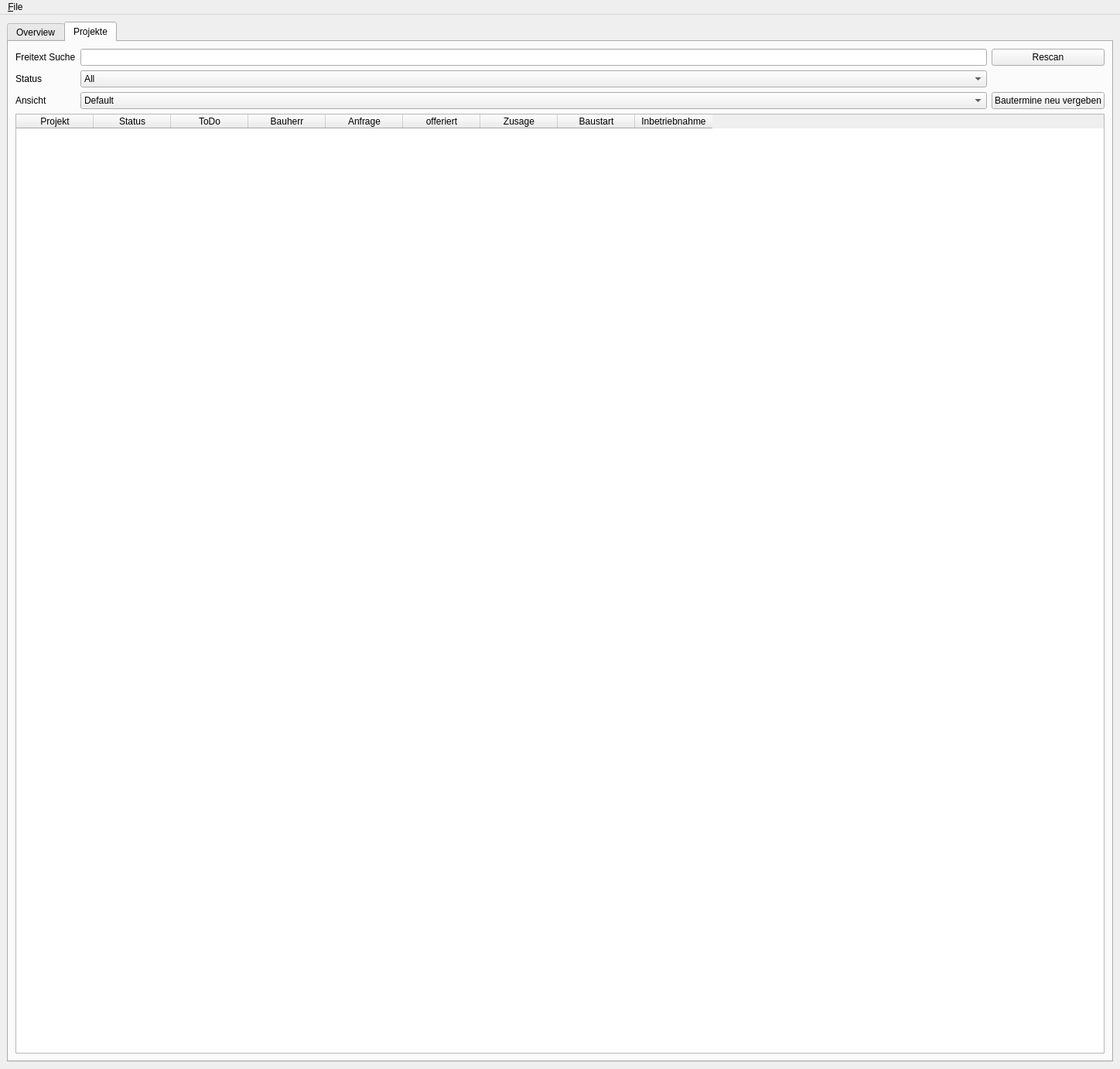
<?xml version="1.0" encoding="UTF-8"?>
<ui version="4.0">
 <class>Projects</class>
 <widget class="QMainWindow" name="Projects">
  <property name="geometry">
   <rect>
    <x>0</x>
    <y>0</y>
    <width>1448</width>
    <height>1382</height>
   </rect>
  </property>
  <property name="sizePolicy">
   <sizepolicy hsizetype="Expanding" vsizetype="Expanding">
    <horstretch>0</horstretch>
    <verstretch>0</verstretch>
   </sizepolicy>
  </property>
  <property name="windowTitle">
   <string>Projects</string>
  </property>
  <widget class="QWidget" name="centralwidget">
   <property name="enabled">
    <bool>true</bool>
   </property>
   <property name="sizePolicy">
    <sizepolicy hsizetype="Expanding" vsizetype="Expanding">
     <horstretch>0</horstretch>
     <verstretch>0</verstretch>
    </sizepolicy>
   </property>
   <layout class="QHBoxLayout" name="horizontalLayout_2">
    <item>
     <widget class="QTabWidget" name="tabWidget">
      <property name="currentIndex">
       <number>1</number>
      </property>
      <widget class="QWidget" name="tab_sync">
       <attribute name="title">
        <string>Overview</string>
       </attribute>
       <layout class="QVBoxLayout" name="verticalLayout">
        <item>
         <layout class="QFormLayout" name="formLayout">
          <item row="0" column="0">
           <widget class="QLabel" name="label">
            <property name="text">
             <string>Last Picture Name</string>
            </property>
           </widget>
          </item>
          <item row="0" column="1">
           <widget class="QLabel" name="lastPictureName">
            <property name="text">
             <string>TextLabel</string>
            </property>
           </widget>
          </item>
          <item row="1" column="0">
           <widget class="QLabel" name="label_3">
            <property name="text">
             <string>Last Quote Name</string>
            </property>
           </widget>
          </item>
          <item row="1" column="1">
           <widget class="QLabel" name="lastQuoteName">
            <property name="text">
             <string>TextLabel</string>
            </property>
           </widget>
          </item>
          <item row="2" column="0">
           <widget class="QLabel" name="label_5">
            <property name="text">
             <string>Last Invoice Name</string>
            </property>
           </widget>
          </item>
          <item row="2" column="1">
           <widget class="QLabel" name="lastInvoiceName">
            <property name="text">
             <string>TextLabel</string>
            </property>
           </widget>
          </item>
          <item row="3" column="0">
           <widget class="QLabel" name="label_8">
            <property name="text">
             <string>Next Quote Name</string>
            </property>
           </widget>
          </item>
          <item row="3" column="1">
           <widget class="QLineEdit" name="nextQuoteName">
            <property name="enabled">
             <bool>true</bool>
            </property>
            <property name="sizePolicy">
             <sizepolicy hsizetype="Expanding" vsizetype="Fixed">
              <horstretch>0</horstretch>
              <verstretch>0</verstretch>
             </sizepolicy>
            </property>
            <property name="text">
             <string/>
            </property>
            <property name="readOnly">
             <bool>true</bool>
            </property>
           </widget>
          </item>
          <item row="4" column="0">
           <widget class="QLabel" name="label_9">
            <property name="text">
             <string>Next Invoice Name</string>
            </property>
           </widget>
          </item>
          <item row="4" column="1">
           <widget class="QLineEdit" name="nextInvoiceName">
            <property name="enabled">
             <bool>true</bool>
            </property>
            <property name="sizePolicy">
             <sizepolicy hsizetype="Expanding" vsizetype="Fixed">
              <horstretch>0</horstretch>
              <verstretch>0</verstretch>
             </sizepolicy>
            </property>
            <property name="text">
             <string/>
            </property>
            <property name="readOnly">
             <bool>true</bool>
            </property>
           </widget>
          </item>
         </layout>
        </item>
        <item>
         <layout class="QHBoxLayout" name="horizontalLayout">
          <item>
           <widget class="QGroupBox" name="groupBox">
            <property name="sizePolicy">
             <sizepolicy hsizetype="Expanding" vsizetype="Fixed">
              <horstretch>0</horstretch>
              <verstretch>0</verstretch>
             </sizepolicy>
            </property>
            <property name="title">
             <string>Neues Projekt</string>
            </property>
            <layout class="QFormLayout" name="formLayout_2">
             <item row="0" column="0">
              <widget class="QLabel" name="label_4">
               <property name="text">
                <string>Strasse</string>
               </property>
              </widget>
             </item>
             <item row="0" column="1">
              <widget class="QLineEdit" name="newProject_street"/>
             </item>
             <item row="1" column="0">
              <widget class="QLabel" name="label_6">
               <property name="text">
                <string>Strassennummer</string>
               </property>
              </widget>
             </item>
             <item row="1" column="1">
              <widget class="QLineEdit" name="newProject_streetNumber"/>
             </item>
             <item row="2" column="0">
              <widget class="QLabel" name="label_7">
               <property name="text">
                <string>Postleitzahl</string>
               </property>
              </widget>
             </item>
             <item row="2" column="1">
              <widget class="QLineEdit" name="newProject_zipCode"/>
             </item>
             <item row="3" column="0">
              <widget class="QLabel" name="label_2">
               <property name="text">
                <string>Ortschaft</string>
               </property>
              </widget>
             </item>
             <item row="3" column="1">
              <widget class="QLineEdit" name="newProject_city"/>
             </item>
             <item row="4" column="0">
              <widget class="QLabel" name="label_type">
               <property name="text">
                <string>Typ</string>
               </property>
              </widget>
             </item>
             <item row="4" column="1">
              <widget class="QComboBox" name="newProject_type"/>
             </item>
             <item row="5" column="1">
              <widget class="QPushButton" name="createProject">
               <property name="sizePolicy">
                <sizepolicy hsizetype="Preferred" vsizetype="Fixed">
                 <horstretch>0</horstretch>
                 <verstretch>0</verstretch>
                </sizepolicy>
               </property>
               <property name="text">
                <string>Projekt erstellen</string>
               </property>
              </widget>
             </item>
            </layout>
           </widget>
          </item>
         </layout>
        </item>
        <item>
         <widget class="QFrame" name="frame">
          <property name="sizePolicy">
           <sizepolicy hsizetype="Expanding" vsizetype="Expanding">
            <horstretch>0</horstretch>
            <verstretch>0</verstretch>
           </sizepolicy>
          </property>
          <property name="frameShape">
           <enum>QFrame::NoFrame</enum>
          </property>
          <property name="frameShadow">
           <enum>QFrame::Raised</enum>
          </property>
          <layout class="QGridLayout" name="gridLayout_2">
           <item row="0" column="0">
            <widget class="QPushButton" name="exportContacts">
             <property name="sizePolicy">
              <sizepolicy hsizetype="Fixed" vsizetype="Fixed">
               <horstretch>0</horstretch>
               <verstretch>0</verstretch>
              </sizepolicy>
             </property>
             <property name="text">
              <string>Kontakte exportieren</string>
             </property>
            </widget>
           </item>
           <item row="1" column="0">
            <widget class="QFrame" name="frame_2">
             <property name="frameShape">
              <enum>QFrame::NoFrame</enum>
             </property>
             <property name="frameShadow">
              <enum>QFrame::Raised</enum>
             </property>
            </widget>
           </item>
           <item row="0" column="1">
            <widget class="QFrame" name="frame_3">
             <property name="sizePolicy">
              <sizepolicy hsizetype="Preferred" vsizetype="Preferred">
               <horstretch>0</horstretch>
               <verstretch>0</verstretch>
              </sizepolicy>
             </property>
             <property name="frameShape">
              <enum>QFrame::NoFrame</enum>
             </property>
             <property name="frameShadow">
              <enum>QFrame::Raised</enum>
             </property>
             <property name="lineWidth">
              <number>0</number>
             </property>
            </widget>
           </item>
          </layout>
         </widget>
        </item>
       </layout>
      </widget>
      <widget class="QWidget" name="tab_projects">
       <attribute name="title">
        <string>Projekte</string>
       </attribute>
       <layout class="QHBoxLayout" name="horizontalLayout_5">
        <item>
         <layout class="QVBoxLayout" name="verticalLayout_3">
          <item>
           <layout class="QGridLayout" name="gridLayout">
            <item row="2" column="0">
             <widget class="QLabel" name="label_12">
              <property name="text">
               <string>Ansicht</string>
              </property>
             </widget>
            </item>
            <item row="2" column="1">
             <widget class="QComboBox" name="projectView">
              <item>
               <property name="text">
                <string>Default</string>
               </property>
              </item>
              <item>
               <property name="text">
                <string>Finance</string>
               </property>
              </item>
              <item>
               <property name="text">
                <string>Construction</string>
               </property>
              </item>
             </widget>
            </item>
            <item row="0" column="1">
             <widget class="QLineEdit" name="filterFreeText">
              <property name="clearButtonEnabled">
               <bool>true</bool>
              </property>
             </widget>
            </item>
            <item row="1" column="0">
             <widget class="QLabel" name="label_10">
              <property name="text">
               <string>Status</string>
              </property>
             </widget>
            </item>
            <item row="1" column="1">
             <widget class="QComboBox" name="filterStatus">
              <item>
               <property name="text">
                <string>All</string>
               </property>
              </item>
              <item>
               <property name="text">
                <string>All but archived/rejected</string>
               </property>
              </item>
              <item>
               <property name="text">
                <string>3 - lead</string>
               </property>
              </item>
              <item>
               <property name="text">
                <string>4 - quoted</string>
               </property>
              </item>
              <item>
               <property name="text">
                <string>5 - building</string>
               </property>
              </item>
              <item>
               <property name="text">
                <string>6 - in Betrieb</string>
               </property>
              </item>
              <item>
               <property name="text">
                <string>7.1 - EIV complete</string>
               </property>
              </item>
              <item>
               <property name="text">
                <string>7.2 - EIV payed</string>
               </property>
              </item>
              <item>
               <property name="text">
                <string>8 - archived</string>
               </property>
              </item>
              <item>
               <property name="text">
                <string>9 - rejected</string>
               </property>
              </item>
             </widget>
            </item>
            <item row="0" column="0">
             <widget class="QLabel" name="label_11">
              <property name="text">
               <string>Freitext Suche</string>
              </property>
             </widget>
            </item>
            <item row="0" column="2">
             <widget class="QPushButton" name="reload">
              <property name="text">
               <string>Rescan</string>
              </property>
             </widget>
            </item>
            <item row="2" column="2">
             <widget class="QPushButton" name="constructionSort">
              <property name="text">
               <string>Bautermine neu vergeben</string>
              </property>
             </widget>
            </item>
           </layout>
          </item>
          <item>
           <layout class="QHBoxLayout" name="horizontalLayout_6">
            <item>
             <widget class="QTableWidget" name="tableWidgetProjects">
              <property name="enabled">
               <bool>true</bool>
              </property>
              <property name="editTriggers">
               <set>QAbstractItemView::NoEditTriggers</set>
              </property>
              <property name="alternatingRowColors">
               <bool>true</bool>
              </property>
              <property name="sortingEnabled">
               <bool>true</bool>
              </property>
              <property name="columnCount">
               <number>9</number>
              </property>
              <column>
               <property name="text">
                <string>Projekt</string>
               </property>
              </column>
              <column>
               <property name="text">
                <string>Status</string>
               </property>
              </column>
              <column>
               <property name="text">
                <string>ToDo</string>
               </property>
              </column>
              <column>
               <property name="text">
                <string>Bauherr</string>
               </property>
              </column>
              <column>
               <property name="text">
                <string>Anfrage</string>
               </property>
              </column>
              <column>
               <property name="text">
                <string>offeriert</string>
               </property>
              </column>
              <column>
               <property name="text">
                <string>Zusage</string>
               </property>
              </column>
              <column>
               <property name="text">
                <string>Baustart</string>
               </property>
              </column>
              <column>
               <property name="text">
                <string>Inbetriebnahme</string>
               </property>
              </column>
             </widget>
            </item>
           </layout>
          </item>
         </layout>
        </item>
       </layout>
      </widget>
     </widget>
    </item>
   </layout>
  </widget>
  <widget class="QMenuBar" name="menubar">
   <property name="geometry">
    <rect>
     <x>0</x>
     <y>0</y>
     <width>1448</width>
     <height>22</height>
    </rect>
   </property>
   <widget class="QMenu" name="menu_File">
    <property name="title">
     <string>&amp;File</string>
    </property>
    <addaction name="action_Preferences"/>
    <addaction name="separator"/>
    <addaction name="action_Quit"/>
   </widget>
   <addaction name="menu_File"/>
  </widget>
  <action name="action_Preferences">
   <property name="text">
    <string>&amp;Preferences</string>
   </property>
  </action>
  <action name="action_Open">
   <property name="text">
    <string>&amp;Open</string>
   </property>
  </action>
  <action name="action_Save">
   <property name="text">
    <string>&amp;Save</string>
   </property>
  </action>
  <action name="action_Save_As">
   <property name="text">
    <string>&amp;Save As</string>
   </property>
  </action>
  <action name="action_Close">
   <property name="text">
    <string>&amp;Close</string>
   </property>
  </action>
  <action name="action_Quit">
   <property name="text">
    <string>&amp;Quit</string>
   </property>
   <property name="shortcut">
    <string>Ctrl+Q</string>
   </property>
  </action>
  <action name="action_NewProject">
   <property name="text">
    <string>&amp;New Project</string>
   </property>
  </action>
 </widget>
 <tabstops>
  <tabstop>newProject_street</tabstop>
  <tabstop>newProject_streetNumber</tabstop>
  <tabstop>newProject_zipCode</tabstop>
  <tabstop>newProject_city</tabstop>
  <tabstop>newProject_type</tabstop>
  <tabstop>createProject</tabstop>
  <tabstop>tableWidgetProjects</tabstop>
 </tabstops>
 <resources/>
 <connections>
  <connection>
   <sender>action_Quit</sender>
   <signal>triggered()</signal>
   <receiver>Projects</receiver>
   <slot>deleteLater()</slot>
   <hints>
    <hint type="sourcelabel">
     <x>-1</x>
     <y>-1</y>
    </hint>
    <hint type="destinationlabel">
     <x>472</x>
     <y>395</y>
    </hint>
   </hints>
  </connection>
 </connections>
</ui>
